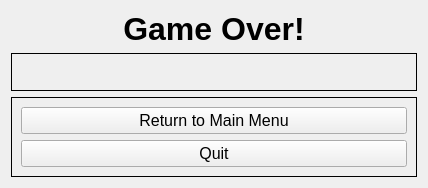
<?xml version="1.0" encoding="UTF-8"?>
<ui version="4.0">
 <class>Form</class>
 <widget class="QWidget" name="Form">
  <property name="geometry">
   <rect>
    <x>0</x>
    <y>0</y>
    <width>428</width>
    <height>188</height>
   </rect>
  </property>
  <property name="windowTitle">
   <string>Form</string>
  </property>
  <layout class="QGridLayout" name="gridLayout">
   <item row="1" column="0">
    <widget class="QFrame" name="frame">
     <property name="frameShape">
      <enum>QFrame::Box</enum>
     </property>
     <property name="frameShadow">
      <enum>QFrame::Plain</enum>
     </property>
     <layout class="QGridLayout" name="gridLayout_2">
      <item row="0" column="0">
       <widget class="QLabel" name="winning_tank_label">
        <property name="font">
         <font>
          <pointsize>12</pointsize>
         </font>
        </property>
        <property name="text">
         <string/>
        </property>
        <property name="alignment">
         <set>Qt::AlignCenter</set>
        </property>
       </widget>
      </item>
     </layout>
    </widget>
   </item>
   <item row="2" column="0">
    <widget class="QFrame" name="frame_2">
     <property name="frameShape">
      <enum>QFrame::Box</enum>
     </property>
     <property name="frameShadow">
      <enum>QFrame::Plain</enum>
     </property>
     <layout class="QVBoxLayout" name="verticalLayout">
      <item>
       <widget class="QPushButton" name="return_to_menu_button">
        <property name="font">
         <font>
          <pointsize>12</pointsize>
         </font>
        </property>
        <property name="text">
         <string>Return to Main Menu</string>
        </property>
       </widget>
      </item>
      <item>
       <widget class="QPushButton" name="quit_button">
        <property name="font">
         <font>
          <pointsize>12</pointsize>
         </font>
        </property>
        <property name="text">
         <string>Quit</string>
        </property>
       </widget>
      </item>
     </layout>
    </widget>
   </item>
   <item row="0" column="0">
    <widget class="QLabel" name="label">
     <property name="font">
      <font>
       <pointsize>24</pointsize>
       <weight>75</weight>
       <bold>true</bold>
      </font>
     </property>
     <property name="text">
      <string>Game Over!</string>
     </property>
     <property name="alignment">
      <set>Qt::AlignCenter</set>
     </property>
    </widget>
   </item>
  </layout>
 </widget>
 <resources/>
 <connections/>
</ui>
